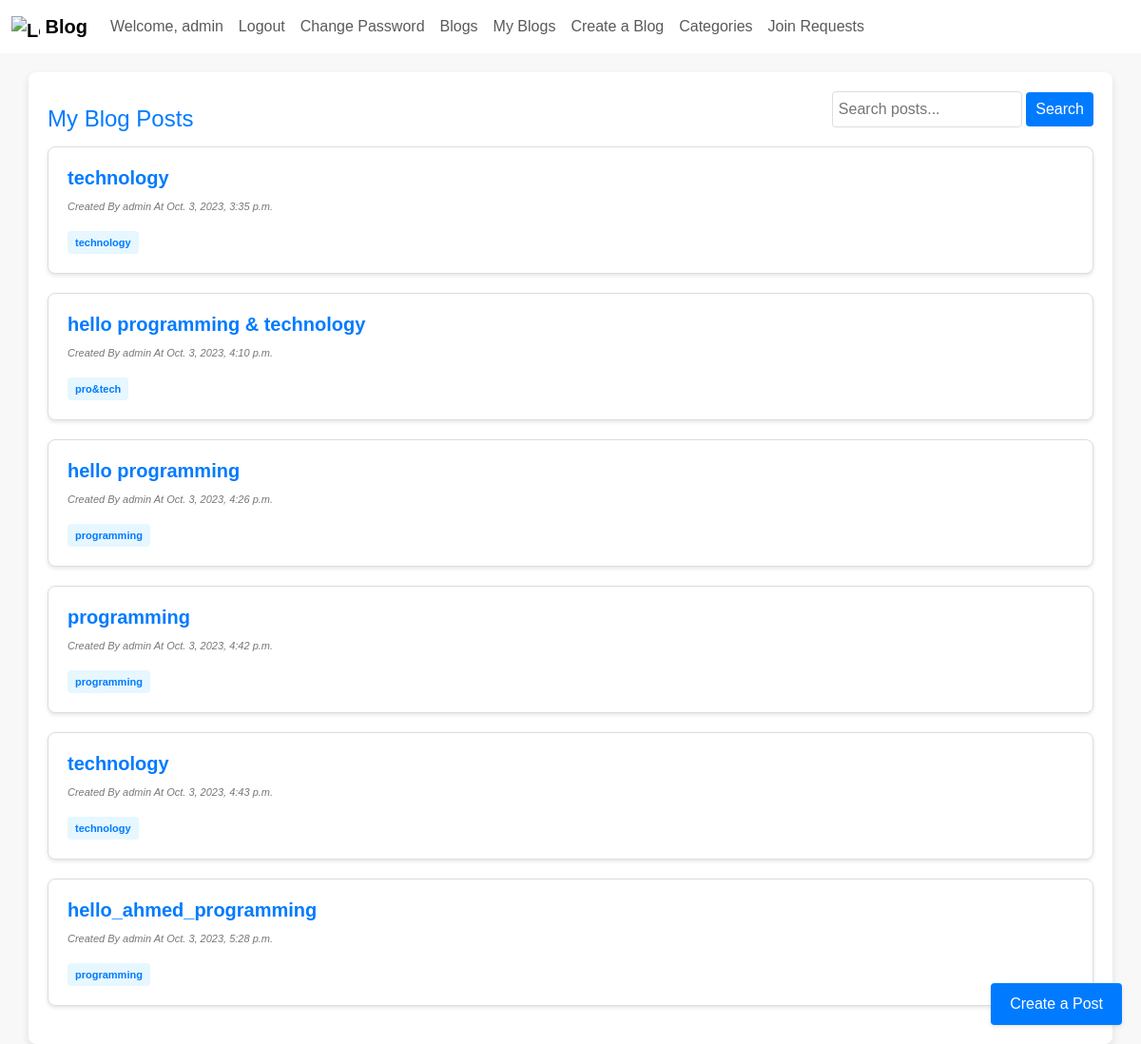
Before: /blog/myBlog (signed in) with the older database file.
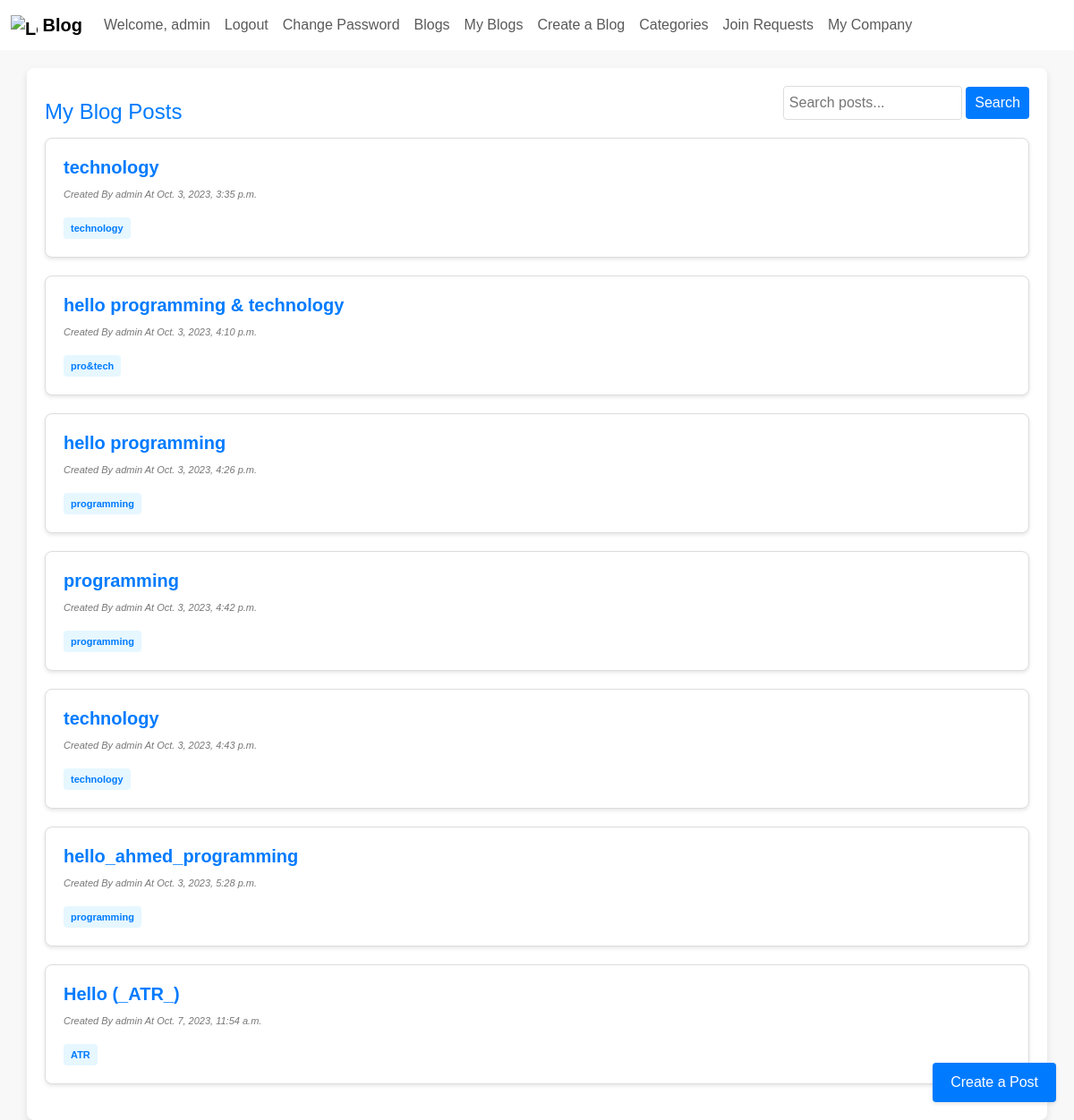
After: the same page with the newer database file.
### myApp/models.py (models this page shows, shortened)
class Blog(models.Model):
  ID = models.BigAutoField(auto_created = True, primary_key=True, verbose_name="ID")
  title = models.CharField(max_length=200)
  content = models.TextField()
  author = models.ForeignKey(User, on_delete=models.CASCADE, blank=False)
  created_at = models.DateTimeField(auto_now_add=True, blank=True)
  updated_at = models.DateTimeField(auto_now=True)
  is_draft = models.BooleanField(default=True)
  publish_status = models.CharField(max_length=10, choices=[('draft', 'Draft'), ('published', 'Published')], default='draft')
  tags = models.ManyToManyField(Tag,related_name="tag_posts")
  categories = models.ManyToManyField(Category)
  company = models.ForeignKey(Company, on_delete=models.SET_NULL, blank=True, null=True)

class Tag(models.Model):
  category  = models.ManyToManyField(Category,related_name='tags')
  tag_name  = models.CharField(max_length=100)

### myApp/views.py (the view)
# urls.py: path('blog/myBlog',views.myBlogPage,name='myblogpage'),
def myBlogPage(request):
    query = request.GET.get('q')
    author = request.user
    posts = Blog.objects.filter(author=author)
    if query:
        posts = posts.filter(Q(title__icontains=query)|Q(content__icontains=query))
    return render (request, 'Blog/myblogpage.html', {'Blogs':posts,'query':query})

### myApp/templatetags/my_custom_tags.py (called while the page is built)
@register.filter(name='has_group')
def has_group(user, group_name):
    return user.groups.filter(name=group_name).exists()

### myApp/templates/Blog/myblogpage.html (shortened to what this page needs)
<!DOCTYPE html>
<html lang="en">
{% load static %} {% load crispy_forms_tags %}
<head>
    <link href="{% static 'css/bootstrap.css' %}" rel="stylesheet">
    <link href="{% static 'css/home.css' %}" rel="stylesheet">
</head>
<body>
    {% include "Blog/blogNavBar.html" %}
    <div class="container">
        <div class="header-search">
			<h1>My Blog Posts</h1>
			<form method="get" class="search-form">
				<input type="text" name="q" placeholder="Search posts..." {% if query %}value="{{ query }}"{% endif %}>
				<button type="submit">Search</button>
			</form>
		</div>
        {% for blog in Blogs %}
        <div class="blog-card">
            <h2><a href="{% url "blogPage" id=blog.ID %}" style="color: #007bff;">{{ blog.title }}</a></h2>
            <div class="meta-info">
                <p class="meta-info">Created By {{ blog.author.username }} At {{ blog.created_at }}</p>
            </div>
            <div class="tags">
                {% if blog.tags.all %}
                {% for tag in blog.tags.all %}
                <a href="{% url "tagposts" tag.pk %}" class="tag">{{ tag.tag_name }}</a>
                {% endfor %}
                {% endif %}
            </div>
        </div>
        {% endfor %}
        {% if perms.myApp.add_blog %}
        <a href="{% url "createBlog" %}" class="create-post-btn">Create a Post</a>
        {% endif %}
    </div>
</body>
</html>

### myApp/templates/Blog/blogNavBar.html (shortened to what this page needs)
{% block content %}
{% load my_custom_tags %}
<nav class="navbar sticky-top navbar-expand-lg" style="background-color: white;">
	<div class="container-fluid">
    <a class="navbar-brand" href="{% url 'showBlogs' %}">
      <img src="https://getbootstrap.com/docs/5.3/assets/brand/bootstrap-logo.svg" alt="Logo" width="30" height="24" class="d-inline-block align-text-top">
      Blog
    </a>
		<div class="collapse navbar-collapse" id="navbarSupportedContent">
				<ul class="navbar-nav mr-auto">
					{% if user.is_authenticated %}
          <li class="nav-item">
            <a class="nav-link" href="{% url "user" %}">Welcome, {{user.username}}</a>
          </li>
					<li class="nav-item">
						<a class="d-flex nav-link" href="{% url "logout" %}">Logout</a>
					</li>
					<li class="nav-item">
						<a class="nav-link" href="{% url "password_change"%}">Change Password</a>
					</li>
					{% else %}
					<li class="nav-item">
						<a class="d-flex nav-link" href="{% url "login" %}">Login</a>
					</li>
					{% endif %}
					<li class="nav-item">
            <a class="nav-link" href="{% url "showBlogs" %}">Blogs</a>
          </li>
					{% if perms.myApp.add_blog %}
					<li class="nav-item">
						<a class="nav-link" href="{% url "myblogpage" %}">My Blogs</a>
					</li>
					<li class="nav-item">
						<a class="nav-link" href="{% url "createBlog"%}">Create a Blog</a>
					</li>
					<li class="nav-item">
						<a class="nav-link" href="{% url "category_list"%}">Categories</a>
					</li>
					<li class="nav-item">
						<a class="nav-link" href="{% url "joinRequest" %}">Join Requests</a>
					</li>
					{% endif %}
					{% if user.is_authenticated and request.user|has_group:"Member" %}
						<li class="nav-item">
							<a class="nav-link" href="{% url "createCompany" %}">Create Company</a>
						</li>
					{% elif user.is_authenticated and request.user|has_group:"Manager" %}
						<li class="nav-item">
							<a class="nav-link" href="{% url "myCompany" %}">My Company</a>
						</li>
					{% elif user.is_authenticated and request.user|has_group:"Employee" %}
						<li class="nav-item">
							<a class="nav-link" href="{% url "myCompany" %}">Your Company</a>
						</li>
					{% endif %}
				</ul>
			</div>
		</div>
</nav>
{% endblock %}

Changed rows visible on the page:
added Blog: title "Hello (_ATR_)", author.username "admin", created_at "Oct. 7, 2023, 11:54 a.m."
added Tag: tag_name "ATR", shown under "Hello (_ATR_)"
Other visible differences:
text now shown: "My Company"
